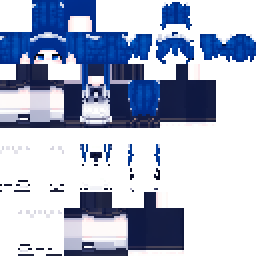
#> input picture 皮肤大肥鱼.png, 128 x 128 px (shown 2 times larger)
$ python fix_maid_skin_hands.py
#> lines starting #> are read from the running program, lines starting #| are printed output that depends on the picture
#!/usr/bin/env python3
# -*- coding: utf-8 -*-
"""修复女仆皮肤手部缺失的面（用标准 Minecraft UV 展开规则，坐标已实证）。

玩家模型右手 texOffs(40,16) 尺寸 4x12x4，128x128 高清皮肤放大 2 倍：
  右手(起点80,32)：顶(88,32) 底(96,32) 前(88,40) 右(80,40) 后(96,40) 左(104,40)
  左手(镜像区,起点64,96)：顶(72,96) 底(80,96) 前(72,104) 右(64,104) 后(80,104) 左(88,104)

缺失：左右手"底面"半透明(32/64)、"左面"半透明(96/192)。
修复：底面 ← 顶面填充；左面 ← 右面水平镜像。
用法：python tools/fix_maid_skin_hands.py [源png] [输出png]
"""
import os
import sys

from PIL import Image

_HERE = os.path.dirname(os.path.abspath(__file__))
_ROOT = os.path.dirname(_HERE)                      # SmartMaid/
_REPO = os.path.dirname(_ROOT)                      # 仓库根

SRC = sys.argv[1] if len(sys.argv) > 1 else os.path.join(_REPO, "皮肤大肥鱼.png")
OUT = (sys.argv[2] if len(sys.argv) > 2 else os.path.join(
    _ROOT, "src", "main", "resources", "assets", "smartmaid", "textures", "entity", "smart_maid.png"))

im = Image.open(SRC).convert("RGBA")
#> im is the input picture: PIL image 128x128 RGBA; mean R, G, B, A 32.7, 41.6, 63.2, 114.5
px = im.load()


def hflip_copy(sx0, sy0, sw, sh, dx0, dy0):
#> called with sx0 = 80, sy0 = 40, sw = 8, sh = 24, dx0 = 104, dy0 = 40
    piece = im.crop((sx0, sy0, sx0 + sw, sy0 + sh)).transpose(Image.FLIP_LEFT_RIGHT)
    im.paste(piece, (dx0, dy0))


def fill_region(x0, y0, w, h, sample):
    """用 sample 区域均值色填满目标区域（底面用）。"""
#> called with x0 = 96, y0 = 32, w = 8, h = 8, sample = (88, 32, 8, 8)
    r = g = b = a = 0
    sx, sy, sw, sh = sample
    n = 0
    for y in range(sy, sy + sh):
        for x in range(sx, sx + sw):
            p = px[x, y]
            if p[3] > 40:
                r += p[0]; g += p[1]; b += p[2]; a += p[3]; n += 1
#> after the loop, a = 16320; b = 7083; g = 5307; n = 64; r = 4977
    if n == 0:
        return
    color = (r // n, g // n, b // n, a // n)
#> color = (77, 82, 110, 255)
    for y in range(y0, y0 + h):
        for x in range(x0, x0 + w):
            px[x, y] = color


# 右手：左面(104,40) ← 右面(80,40) 镜像；底面(96,32) ← 顶面
hflip_copy(80, 40, 8, 24, 104, 40)
fill_region(96, 32, 8, 8, (88, 32, 8, 8))
# 左手：左面(88,104) ← 右面(64,104) 镜像；底面(80,96) ← 顶面
hflip_copy(64, 104, 8, 24, 88, 104)
fill_region(80, 96, 8, 8, (72, 96, 8, 8))

im.save(OUT)
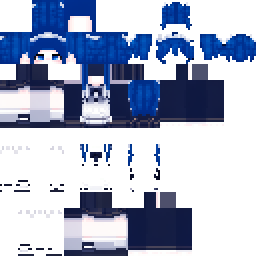
#> saved as smart_maid.png: PIL image 128x128 RGBA (shown 2 times larger); mean R, G, B, A 32.8, 41.9, 64.1, 118.5; transparent parts drawn white
print("saved:", OUT, im.size)
#| saved: SmartMaid/src/main/resources/assets/smartmaid/textures/entity/smart_maid.png (128, 128)

# 验证
img2 = Image.open(OUT).convert("RGBA")
p2 = img2.load()
ok = True
for name, (x0, y0, w, h) in {
    "右手顶": (88, 32, 8, 8), "右手底": (96, 32, 8, 8), "右手前": (88, 40, 8, 24),
    "右手右": (80, 40, 8, 24), "右手后": (96, 40, 8, 24), "右手左": (104, 40, 8, 24),
    "左手顶": (72, 96, 8, 8), "左手底": (80, 96, 8, 8), "左手前": (72, 104, 8, 24),
    "左手右": (64, 104, 8, 24), "左手后": (80, 104, 8, 24), "左手左": (88, 104, 8, 24),
}.items():
    op = sum(1 for y in range(y0, y0 + h) for x in range(x0, x0 + w) if p2[x, y][3] > 40)
    flag = "OK" if op == w * h else "!!"
    if op != w * h: ok = False
    print(f"  {name}: 不透明 {op}/{w*h} {flag}")
#> this loop made 12 passes
#> op on passes 1 to 12: 64, 64, 192, 192, 192, 192, 64, 64, 192, 192, 192, 192
#|   右手顶: 不透明 64/64 OK
#|   右手底: 不透明 64/64 OK
#|   右手前: 不透明 192/192 OK
#|   右手右: 不透明 192/192 OK
#|   右手后: 不透明 192/192 OK
#|   右手左: 不透明 192/192 OK
#|   左手顶: 不透明 64/64 OK
#|   左手底: 不透明 64/64 OK
#> (further printed lines are left out)
print("\n全部完整" if ok else "\n仍有缺失!")
